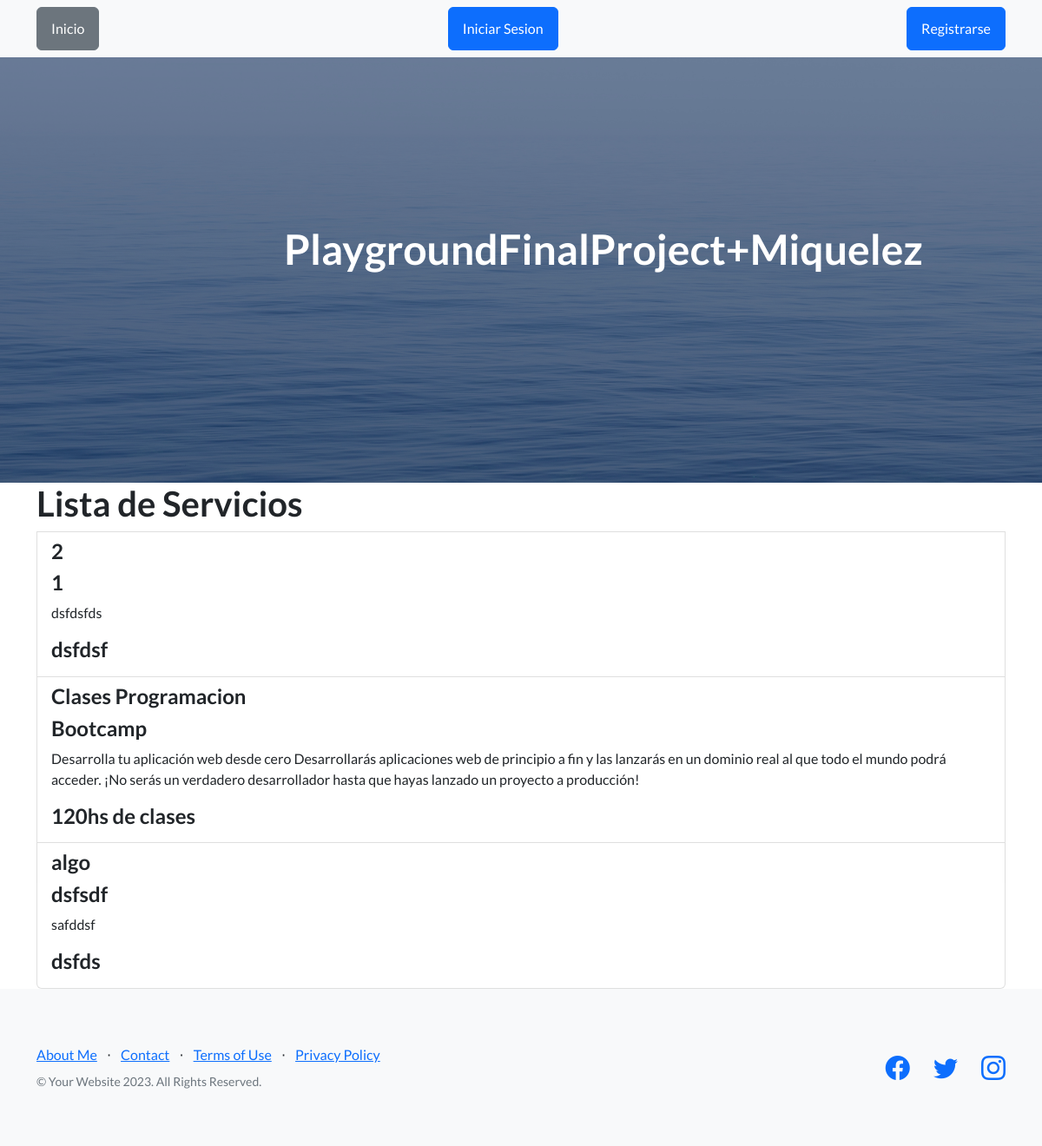
The page /app1/servicio_list/ on the database as committed earlier.
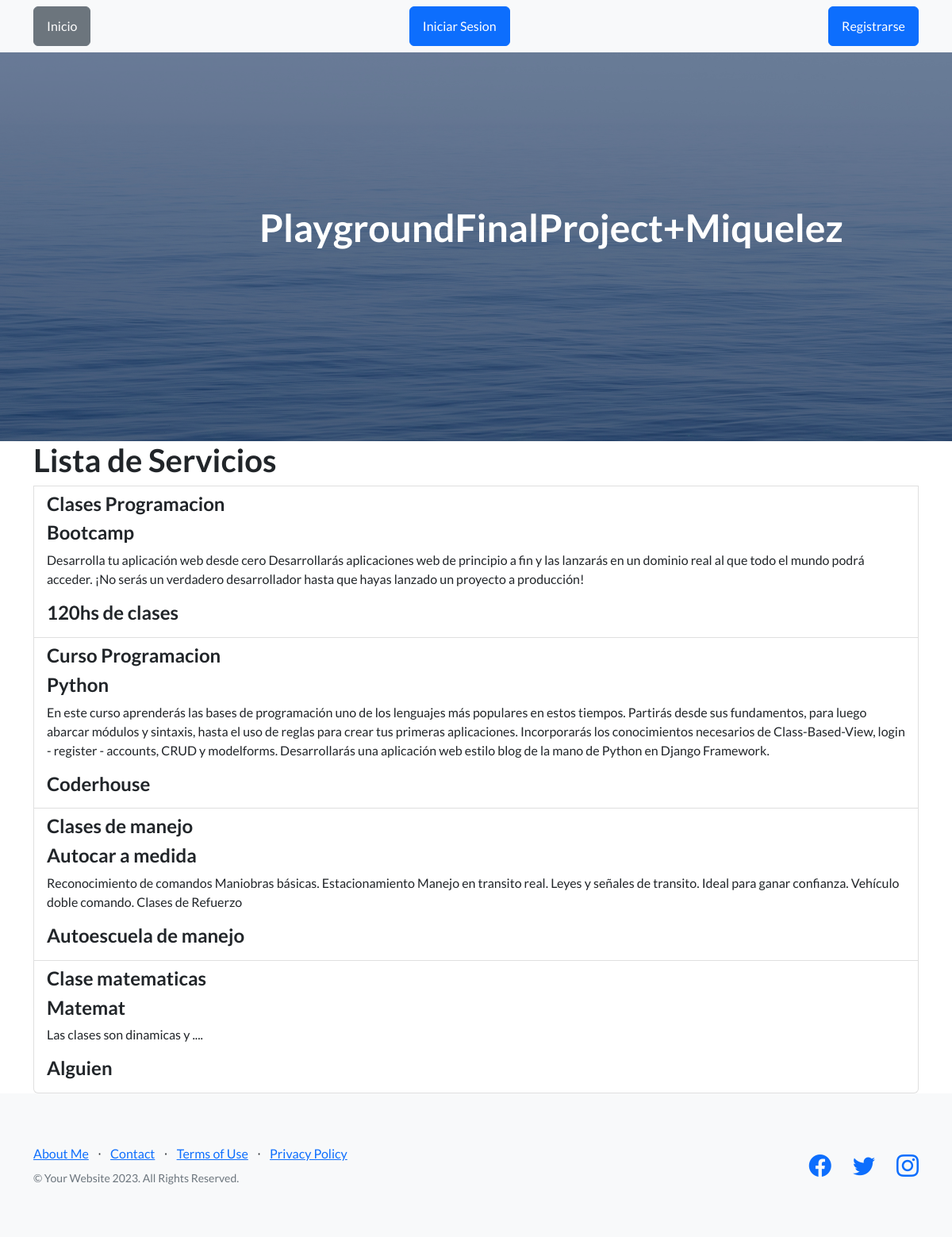
The same page on the database as committed later.
### app1/models.py (models this page shows, shortened)
class Servicio(models.Model):
    title = models.CharField(max_length=200)
    subtitle =  models.CharField(max_length=200)
    descripcion = models.TextField()
    autor = models.CharField(max_length=200)
    imagen = models.ImageField(upload_to="servicios", null=True)

### app1/views.py (the view)
# urls.py: path('servicio_list/', views.ServicioListView.as_view(), name='servicio_list'),
class ServicioListView(ListView):
    model = Servicio
    template_name = 'servicio_list.html'
    context_object_name = 'servicios'

### app1/Templates/servicio_list.html
{% extends 'index.html' %}
{% block content %}
    <div class="container">
        <ul class="list-group">
            <h1>Lista de Servicios</h1>
            {% for servicio in servicios %}
                <li class="list-group-item">
                    <h4>{{ servicio.title }}</h4>
                    <h4>{{ servicio.subtitle }}</h4>
                    <p>{{ servicio.descripcion }}</p>
                    <h4>{{ servicio.autor }}</h4>
                </li>
            {% endfor %}
        </ul>
    </div>
{% endblock %}

Rows that differ between the two databases and show on the page:
removed Servicio: title "2", subtitle "1", descripcion "dsfdsfds", autor "dsfdsf"
removed Servicio: title "algo", subtitle "dsfsdf", descripcion "safddsf", autor "dsfds"
added Servicio: title "Curso Programacion", subtitle "Python", descripcion "En este curso aprenderás las bases de programación uno de los lenguajes más populares en estos tiempos. Partirás desde sus fundamentos, para luego abarcar módulos y sintaxis, hasta el uso de reglas para crear tus primeras aplicaciones. Incorporarás los conocimientos necesarios de Class-Based-View, login - register - accounts, CRUD y modelforms. Desarrollarás una aplicación web estilo blog de la mano de Python en Django Framework.", autor "Coderhouse"
added Servicio: title "Clases de manejo", subtitle "Autocar a medida", descripcion "Reconocimiento de comandos Maniobras básicas. Estacionamiento Manejo en transito real. Leyes y señales de transito. Ideal para ganar confianza. Vehículo doble comando. Clases de Refuerzo", autor "Autoescuela de manejo"
added Servicio: title "Clase matematicas", subtitle "Matemat", descripcion "Las clases son dinamicas y ....", autor "Alguien"
